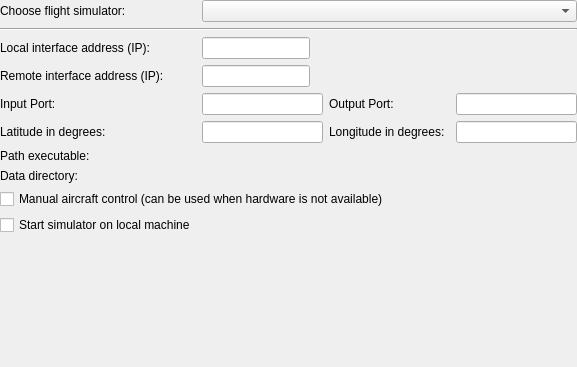
<?xml version="1.0" encoding="UTF-8"?>
<ui version="4.0">
 <class>HITLOptionsPage</class>
 <widget class="QWidget" name="HITLOptionsPage">
  <property name="geometry">
   <rect>
    <x>0</x>
    <y>0</y>
    <width>577</width>
    <height>367</height>
   </rect>
  </property>
  <property name="sizePolicy">
   <sizepolicy hsizetype="Expanding" vsizetype="Expanding">
    <horstretch>0</horstretch>
    <verstretch>0</verstretch>
   </sizepolicy>
  </property>
  <property name="windowTitle">
   <string>Form</string>
  </property>
  <layout class="QGridLayout" name="gridLayout">
   <property name="margin">
    <number>0</number>
   </property>
   <item row="1" column="1">
    <widget class="QLabel" name="label_3">
     <property name="text">
      <string>Choose flight simulator:</string>
     </property>
    </widget>
   </item>
   <item row="1" column="2" colspan="3">
    <widget class="QComboBox" name="chooseFlightSimulator"/>
   </item>
   <item row="2" column="1" colspan="4">
    <widget class="Line" name="line">
     <property name="orientation">
      <enum>Qt::Horizontal</enum>
     </property>
    </widget>
   </item>
   <item row="12" column="2">
    <spacer name="verticalSpacer">
     <property name="orientation">
      <enum>Qt::Vertical</enum>
     </property>
     <property name="sizeHint" stdset="0">
      <size>
       <width>20</width>
       <height>182</height>
      </size>
     </property>
    </spacer>
   </item>
   <item row="3" column="1">
    <widget class="QLabel" name="label_6">
     <property name="text">
      <string>Local interface address (IP):</string>
     </property>
    </widget>
   </item>
   <item row="3" column="2" colspan="2">
    <widget class="QLineEdit" name="hostAddress">
     <property name="sizePolicy">
      <sizepolicy hsizetype="Fixed" vsizetype="Fixed">
       <horstretch>0</horstretch>
       <verstretch>0</verstretch>
      </sizepolicy>
     </property>
     <property name="toolTip">
      <string>For communication with sim computer via network. Should be IP address of one of the local interfaces. </string>
     </property>
    </widget>
   </item>
   <item row="6" column="1">
    <widget class="QLabel" name="label_7">
     <property name="text">
      <string>Latitude in degrees:</string>
     </property>
    </widget>
   </item>
   <item row="6" column="3">
    <widget class="QLabel" name="label_8">
     <property name="text">
      <string>Longitude in degrees:</string>
     </property>
    </widget>
   </item>
   <item row="8" column="1">
    <widget class="QLabel" name="label_2">
     <property name="sizePolicy">
      <sizepolicy hsizetype="Preferred" vsizetype="Fixed">
       <horstretch>0</horstretch>
       <verstretch>0</verstretch>
      </sizepolicy>
     </property>
     <property name="text">
      <string>Data directory:</string>
     </property>
    </widget>
   </item>
   <item row="5" column="2">
    <widget class="QLineEdit" name="inputPort">
     <property name="toolTip">
      <string>For receiving data from sim</string>
     </property>
    </widget>
   </item>
   <item row="7" column="2" colspan="3">
    <widget class="Utils::PathChooser" name="executablePath" native="true">
     <property name="sizePolicy">
      <sizepolicy hsizetype="Preferred" vsizetype="Preferred">
       <horstretch>1</horstretch>
       <verstretch>0</verstretch>
      </sizepolicy>
     </property>
    </widget>
   </item>
   <item row="5" column="3">
    <widget class="QLabel" name="label_4">
     <property name="text">
      <string>Output Port:</string>
     </property>
    </widget>
   </item>
   <item row="8" column="2" colspan="3">
    <widget class="Utils::PathChooser" name="dataPath" native="true"/>
   </item>
   <item row="6" column="4">
    <widget class="QLineEdit" name="longitude"/>
   </item>
   <item row="5" column="4">
    <widget class="QLineEdit" name="outputPort">
     <property name="toolTip">
      <string>For sending data to sim</string>
     </property>
    </widget>
   </item>
   <item row="9" column="1" colspan="4">
    <widget class="QCheckBox" name="manualControl">
     <property name="sizePolicy">
      <sizepolicy hsizetype="Preferred" vsizetype="Fixed">
       <horstretch>0</horstretch>
       <verstretch>0</verstretch>
      </sizepolicy>
     </property>
     <property name="toolTip">
      <string>Manual aircraft control (can be used when hardware is not available)</string>
     </property>
     <property name="text">
      <string>Manual aircraft control (can be used when hardware is not available)</string>
     </property>
    </widget>
   </item>
   <item row="7" column="1">
    <widget class="QLabel" name="label">
     <property name="sizePolicy">
      <sizepolicy hsizetype="Preferred" vsizetype="Fixed">
       <horstretch>0</horstretch>
       <verstretch>0</verstretch>
      </sizepolicy>
     </property>
     <property name="text">
      <string>Path executable:</string>
     </property>
    </widget>
   </item>
   <item row="6" column="2">
    <widget class="QLineEdit" name="latitude"/>
   </item>
   <item row="5" column="1">
    <widget class="QLabel" name="label_5">
     <property name="text">
      <string>Input Port:</string>
     </property>
    </widget>
   </item>
   <item row="10" column="1">
    <widget class="QCheckBox" name="startSim">
     <property name="enabled">
      <bool>true</bool>
     </property>
     <property name="sizePolicy">
      <sizepolicy hsizetype="Preferred" vsizetype="Fixed">
       <horstretch>0</horstretch>
       <verstretch>0</verstretch>
      </sizepolicy>
     </property>
     <property name="toolTip">
      <string>Check this box to start the simulator on the local computer</string>
     </property>
     <property name="text">
      <string>Start simulator on local machine</string>
     </property>
    </widget>
   </item>
   <item row="4" column="1">
    <widget class="QLabel" name="label_9">
     <property name="text">
      <string>Remote interface address (IP):</string>
     </property>
    </widget>
   </item>
   <item row="4" column="2">
    <widget class="QLineEdit" name="remoteHostAddress">
     <property name="sizePolicy">
      <sizepolicy hsizetype="Fixed" vsizetype="Fixed">
       <horstretch>0</horstretch>
       <verstretch>0</verstretch>
      </sizepolicy>
     </property>
     <property name="toolTip">
      <string>Only required if running simulator on remote machine </string>
     </property>
    </widget>
   </item>
  </layout>
 </widget>
 <customwidgets>
  <customwidget>
   <class>Utils::PathChooser</class>
   <extends>QWidget</extends>
   <header>utils/pathchooser.h</header>
   <container>1</container>
  </customwidget>
 </customwidgets>
 <resources/>
 <connections/>
</ui>
